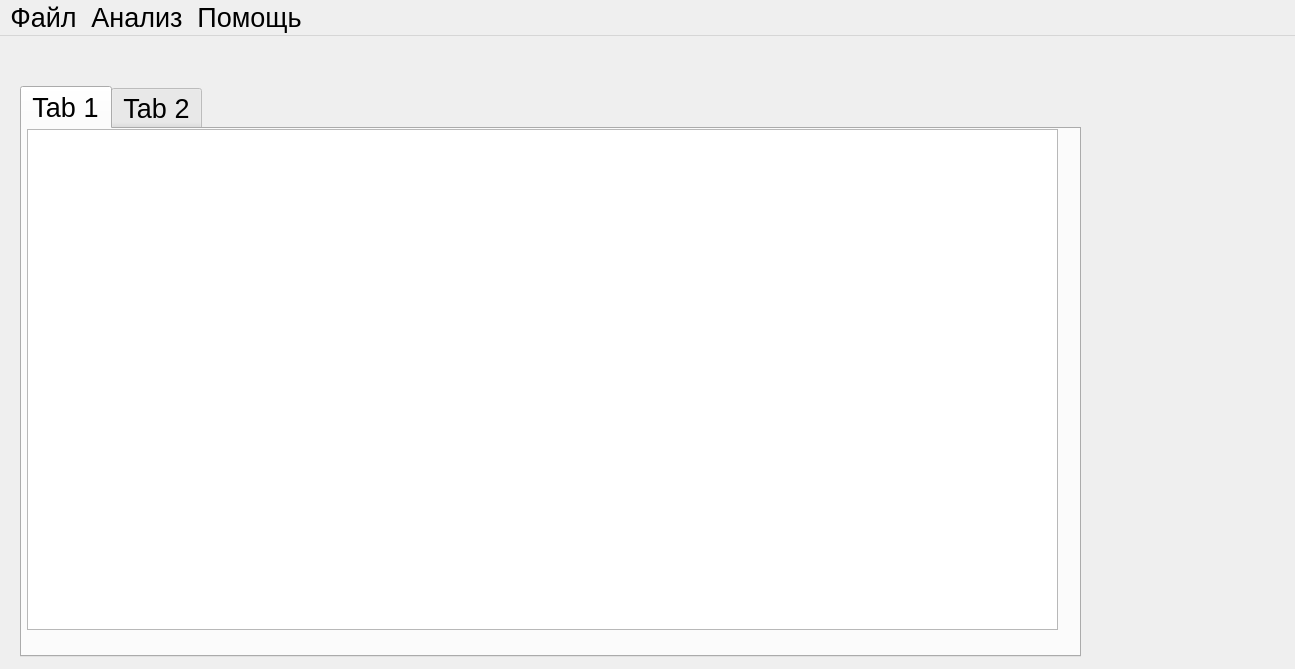
<?xml version="1.0" encoding="UTF-8"?>
<ui version="4.0">
 <class>MainWindow</class>
 <widget class="QMainWindow" name="MainWindow">
  <property name="geometry">
   <rect>
    <x>0</x>
    <y>0</y>
    <width>1295</width>
    <height>669</height>
   </rect>
  </property>
  <property name="font">
   <font>
    <pointsize>20</pointsize>
   </font>
  </property>
  <property name="windowTitle">
   <string>MainWindow</string>
  </property>
  <widget class="QWidget" name="centralwidget">
   <widget class="QTabWidget" name="tabWidget">
    <property name="geometry">
     <rect>
      <x>20</x>
      <y>50</y>
      <width>1061</width>
      <height>571</height>
     </rect>
    </property>
    <property name="currentIndex">
     <number>0</number>
    </property>
    <widget class="QWidget" name="tab">
     <attribute name="title">
      <string>Tab 1</string>
     </attribute>
     <widget class="QTableView" name="tableView">
      <property name="geometry">
       <rect>
        <x>5</x>
        <y>0</y>
        <width>1031</width>
        <height>501</height>
       </rect>
      </property>
     </widget>
    </widget>
    <widget class="QWidget" name="tab_2">
     <attribute name="title">
      <string>Tab 2</string>
     </attribute>
    </widget>
   </widget>
  </widget>
  <widget class="QMenuBar" name="menuBar">
   <property name="geometry">
    <rect>
     <x>0</x>
     <y>0</y>
     <width>1295</width>
     <height>51</height>
    </rect>
   </property>
   <widget class="QMenu" name="menu">
    <property name="title">
     <string>Файл</string>
    </property>
    <widget class="QMenu" name="menu_4">
     <property name="title">
      <string>Выбор таблицы</string>
     </property>
     <addaction name="action_14"/>
     <addaction name="action_15"/>
     <addaction name="action_16"/>
    </widget>
    <addaction name="menu_4"/>
    <addaction name="action_17"/>
   </widget>
   <widget class="QMenu" name="menu_3">
    <property name="title">
     <string>Анализ</string>
    </property>
   </widget>
   <widget class="QMenu" name="menu_2">
    <property name="title">
     <string>Помощь</string>
    </property>
   </widget>
   <addaction name="menu"/>
   <addaction name="menu_3"/>
   <addaction name="menu_2"/>
  </widget>
  <action name="actionjvfa">
   <property name="text">
    <string>jvfa</string>
   </property>
  </action>
  <action name="action_5">
   <property name="text">
    <string>Гранты</string>
   </property>
  </action>
  <action name="action_6">
   <property name="text">
    <string>Конкурсы</string>
   </property>
  </action>
  <action name="action_7">
   <property name="text">
    <string>ВУЗы</string>
   </property>
  </action>
  <action name="action_11">
   <property name="text">
    <string>Гранты</string>
   </property>
  </action>
  <action name="action_12">
   <property name="text">
    <string>Конкурсы</string>
   </property>
  </action>
  <action name="action_13">
   <property name="text">
    <string>ВУЗы</string>
   </property>
  </action>
  <action name="action_14">
   <property name="text">
    <string>Гранты</string>
   </property>
  </action>
  <action name="action_15">
   <property name="text">
    <string>Конкурсы</string>
   </property>
  </action>
  <action name="action_16">
   <property name="text">
    <string>Вузы</string>
   </property>
  </action>
  <action name="action_17">
   <property name="text">
    <string>Редактирование</string>
   </property>
  </action>
 </widget>
 <resources/>
 <connections/>
</ui>
